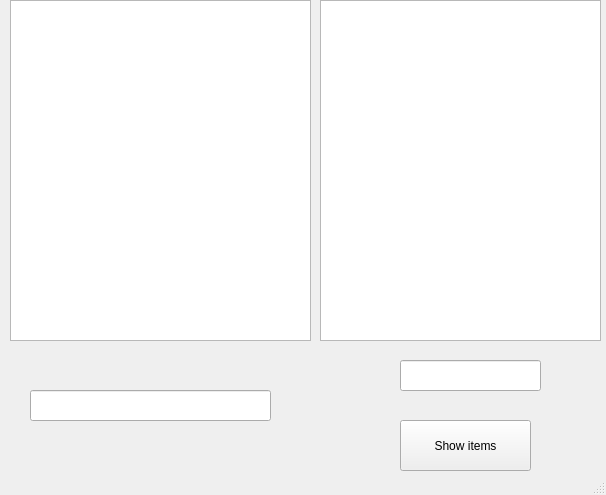
<?xml version="1.0" encoding="UTF-8"?>
<ui version="4.0">
 <class>MainWindow</class>
 <widget class="QMainWindow" name="MainWindow">
  <property name="geometry">
   <rect>
    <x>0</x>
    <y>0</y>
    <width>606</width>
    <height>495</height>
   </rect>
  </property>
  <property name="windowTitle">
   <string>MainWindow</string>
  </property>
  <widget class="QWidget" name="centralwidget">
   <widget class="QListWidget" name="listWidget">
    <property name="geometry">
     <rect>
      <x>10</x>
      <y>0</y>
      <width>301</width>
      <height>341</height>
     </rect>
    </property>
   </widget>
   <widget class="QLineEdit" name="categoryOrNameLineEdit">
    <property name="geometry">
     <rect>
      <x>30</x>
      <y>390</y>
      <width>241</width>
      <height>31</height>
     </rect>
    </property>
   </widget>
   <widget class="QListWidget" name="listWidgetForCategorySearch">
    <property name="geometry">
     <rect>
      <x>320</x>
      <y>0</y>
      <width>281</width>
      <height>341</height>
     </rect>
    </property>
   </widget>
   <widget class="QLineEdit" name="CategorySearchLineEdit">
    <property name="geometry">
     <rect>
      <x>400</x>
      <y>360</y>
      <width>141</width>
      <height>31</height>
     </rect>
    </property>
   </widget>
   <widget class="QPushButton" name="categoryShowItemsButton">
    <property name="geometry">
     <rect>
      <x>400</x>
      <y>420</y>
      <width>131</width>
      <height>51</height>
     </rect>
    </property>
    <property name="text">
     <string>Show items</string>
    </property>
   </widget>
  </widget>
  <widget class="QStatusBar" name="statusbar"/>
 </widget>
 <resources/>
 <connections/>
</ui>
